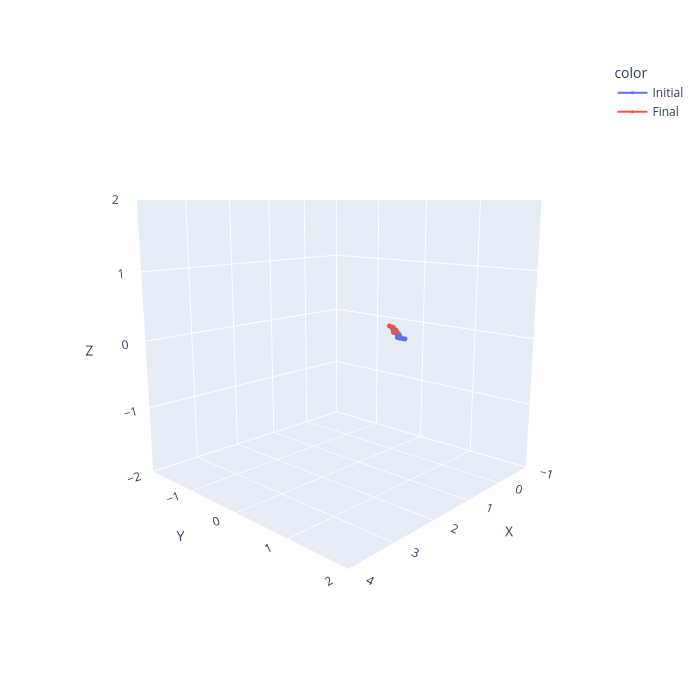

Notebook source saved alongside this figure:
### Code cell
fig = naga.visualise_simulation_start_to_finish(configurations)
fig.update_layout(
    scene=dict(
        xaxis=dict(range=[-1, 4], dtick=1),
        yaxis=dict(range=[-2, 2], dtick=1),
        zaxis=dict(range=[-2, 2], dtick=1),
        aspectmode="manual",
        aspectratio=dict(x=1, y=1, z=1),
    ),
    scene_camera=dict(
        eye=dict(x=1.75, y=1.65, z=0.5) 
    )
)
fig.show()
# fig.write_image('start_finish.pdf')

### Figure 1 — Plotly figure (JSON) as saved in the notebook; plotly's stock layout.template omitted (floating-point values rounded to 4 significant figures)
{"data": [{"hovertemplate": "color=Initial<br>X=%{x}<br>Y=%{y}<br>Z=%{z}<extra></extra>", "legendgroup": "Initial", "line": {"color": "#636efa", "dash": "solid"}, "marker": {"size": 3, "symbol": "circle"}, "mode": "lines+markers", "name": "Initial", "scene": "scene", "showlegend": true, "type": "scatter3d", "x": [0.0, 0.0448, 0.05655, 0.08479, 0.1346, 0.1773, 0.226, 0.2274, 0.264, 0.2995, 0.3263, 0.3681, 0.417, 0.4308, 0.4786, 0.5133, 0.5602, 0.6096, 0.6204, 0.6225, 0.6256], "y": [0.0, 0.02221, 0.07081, 0.1121, 0.1164, 0.1424, 0.1539, 0.2039, 0.238, 0.2732, 0.3154, 0.3428, 0.3534, 0.4015, 0.4162, 0.4522, 0.4694, 0.4771, 0.5259, 0.5759, 0.6258], "z": [0.0, 0.0, 0.0, 0.0, 0.0, 0.0, 0.0, 0.0, 0.0, 0.0, 0.0, 0.0, 0.0, 0.0, 0.0, 0.0, 0.0, 0.0, 0.0, 0.0, 0.0]}, {"hovertemplate": "color=Final<br>X=%{x}<br>Y=%{y}<br>Z=%{z}<extra></extra>", "legendgroup": "Final", "line": {"color": "#EF553B", "dash": "solid"}, "marker": {"size": 3, "symbol": "circle"}, "mode": "lines+markers", "name": "Final", "scene": "scene", "showlegend": true, "type": "scatter3d", "x": [0.2, 0.1598, 0.1231, 0.08511, 0.04746, 0.05087, 0.08457, 0.08875, 0.1, 0.1434, 0.1895, 0.2309, 0.2417, 0.2648, 0.302, 0.335, 0.3728, 0.4175, 0.4572, 0.4932, 0.5365], "y": [0.0562, 0.07837, 0.08294, 0.06972, 0.03685, 0.01806, 0.05478, 0.09076, 0.135, 0.1521, 0.1344, 0.155, 0.2038, 0.2461, 0.2795, 0.3162, 0.3488, 0.3707, 0.4008, 0.4354, 0.46], "z": [0.07416, 0.05428, 0.02071, -0.009037, -0.01045, 0.03576, 0.03966, 0.005193, -0.01525, 0.002848, 0.01072, -0.008148, -0.008328, 0.005046, 0.004342, -0.003729, -0.001698, 0.003346, -0.0003021, -0.002528, 0.001883]}], "layout": {"height": 700, "legend": {"title": {"text": "color"}, "tracegroupgap": 0}, "margin": {"t": 60}, "scene": {"aspectmode": "manual", "aspectratio": {"x": 1, "y": 1, "z": 1}, "camera": {"eye": {"x": 1.75, "y": 1.65, "z": 0.5}}, "domain": {"x": [0, 1], "y": [0, 1]}, "xaxis": {"dtick": 1, "range": [-1, 4], "title": {"text": "X"}}, "yaxis": {"dtick": 1, "range": [-2, 2], "title": {"text": "Y"}}, "zaxis": {"dtick": 1, "range": [-2, 2], "title": {"text": "Z"}}}, "width": 700}}
